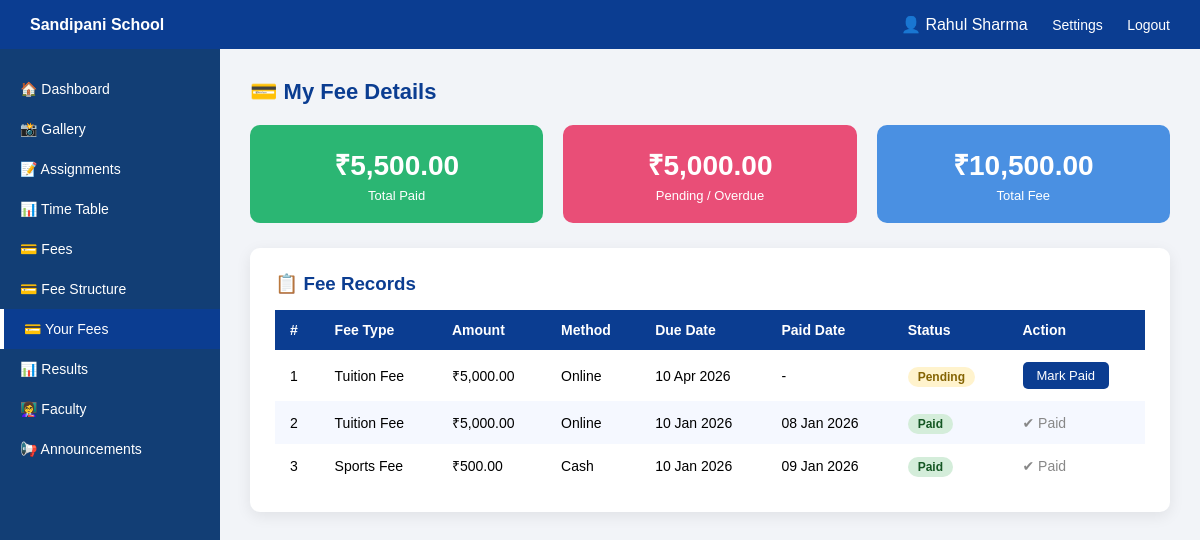
Screenshot of /fees1.php (signed in) with the database file from the repository.
### tables this page shows
CREATE TABLE IF NOT EXISTS fees (
    id              INT AUTO_INCREMENT PRIMARY KEY,
    student_id      INT NOT NULL,
    amount          DECIMAL(10,2) NOT NULL,
    fee_type        VARCHAR(100) DEFAULT 'Tuition Fee',
    payment_method  VARCHAR(50)  DEFAULT 'Cash',
    status          ENUM('Paid','Pending','Overdue') DEFAULT 'Pending',
    due_date        DATE,
    paid_date       DATE,
    FOREIGN KEY (student_id) REFERENCES users(id) ON DELETE CASCADE
);

### fees1.php (the view, shortened to what this page needs)
<?php
include "db.php";
$full_name  = $_SESSION['full_name'] ?? $_SESSION['user'];
$student_id = $_SESSION['user_id'];
$fees = $conn->query("SELECT * FROM fees WHERE student_id=$student_id ORDER BY due_date DESC");
$total_paid    = 0;
$total_pending = 0;
$fee_rows      = [];
while($f = $fees->fetch_assoc()){
    $fee_rows[] = $f;
    if($f['status'] == 'Paid') $total_paid += $f['amount'];
    else                        $total_pending += $f['amount'];
}
?>
<!DOCTYPE html>
<html lang="en">
<head>
</head>
<body>
<div class="topbar">
    <div><strong>Sandipani School</strong></div>
    <div class="top-links">
        <span>👤 <?php echo htmlspecialchars($full_name); ?></span>
        <a href="settings.php">Settings</a>
        <a href="logout.php">Logout</a>
    </div>
</div>
<div class="container">
    <div class="sidebar">
        <a href="dashboard.php">🏠 Dashboard</a>
        <a href="gallery-more.php">📸 Gallery</a>
        <a href="assignments.php">📝 Assignments</a>
        <a href="timetable.php">📊 Time Table</a>
        <a href="fee.php">💳 Fees</a>
        <a href="fees.php">💳 Fee Structure</a>
        <a href="fees1.php" class="active">💳 Your Fees</a>
        <a href="result.php">📊 Results</a>
        <a href="faculty.php">👩‍🏫 Faculty</a>
        <a href="announcement.php">📢 Announcements</a>
    </div>
    <div class="main">
        <div class="page-title">💳 My Fee Details</div>
        <div class="summary-cards">
            <div class="scard sc1">
                <h3>₹<?php echo number_format($total_paid, 2); ?></h3>
                <p>Total Paid</p>
            </div>
            <div class="scard sc2">
                <h3>₹<?php echo number_format($total_pending, 2); ?></h3>
                <p>Pending / Overdue</p>
            </div>
            <div class="scard sc3">
                <h3>₹<?php echo number_format($total_paid + $total_pending, 2); ?></h3>
                <p>Total Fee</p>
            </div>
        </div>
        <div class="card">
            <h3 style="margin-bottom:15px;color:#0b3d91;">📋 Fee Records</h3>
            <?php if(!empty($fee_rows)): ?>
            <table>
                <thead>
                    <tr>
                        <th>#</th>
                        <th>Fee Type</th>
                        <th>Amount</th>
                        <th>Method</th>
                        <th>Due Date</th>
                        <th>Paid Date</th>
                        <th>Status</th>
                        <th>Action</th>
                    </tr>
                </thead>
                <tbody>
                <?php foreach($fee_rows as $i => $f): ?>
                    <tr>
                        <td><?php echo $i+1; ?></td>
                        <td><?php echo htmlspecialchars($f['fee_type']); ?></td>
                        <td>₹<?php echo number_format($f['amount'], 2); ?></td>
                        <td><?php echo htmlspecialchars($f['payment_method']); ?></td>
                        <td><?php echo $f['due_date'] ? date('d M Y', strtotime($f['due_date'])) : '-'; ?></td>
                        <td><?php echo $f['paid_date'] ? date('d M Y', strtotime($f['paid_date'])) : '-'; ?></td>
                        <td>
                            <span class="badge-<?php echo strtolower($f['status']); ?>">
                                <?php echo $f['status']; ?>
                            </span>
                        </td>
                        <td>
                            <?php if($f['status'] != 'Paid'): ?>
                            <form method="POST" style="display:inline;">
                                <button type="submit" class="pay-btn" onclick="return confirm('Mark as Paid?')">Mark Paid</button>
                            </form>
                            <?php else: ?>
                                <span style="color:#888;">✔ Paid</span>
                            <?php endif; ?>
                        </td>
                    </tr>
                <?php endforeach; ?>
                </tbody>
            </table>
            <?php else: ?>
                <div class="no-data">📭 No fee records found.</div>
            <?php endif; ?>
        </div>
    </div>
</div>
</body>
</html>

### fees1.php (style rules this page uses)
* { margin:0; padding:0; box-sizing:border-box; font-family:Arial,sans-serif; }
body { background:#f2f4f8; }
.topbar { background:#0b3d91; color:white; padding:15px 30px; display:flex; justify-content:space-between; align-items:center; }
.top-links a { color:white; text-decoration:none; margin-left:20px; font-size:14px; }
.container { display:flex; }
.sidebar { width:220px; background:#123e75; min-height:100vh; padding-top:20px; }
.sidebar a { display:block; color:white; text-decoration:none; padding:12px 20px; font-size:14px; transition:0.3s; }
.sidebar a.active { background:#0b3d91; border-left:4px solid #fff; }
.main { flex:1; padding:30px; }
.page-title { font-size:22px; color:#0b3d91; font-weight:bold; margin-bottom:20px; }
.summary-cards { display:flex; gap:20px; margin-bottom:25px; flex-wrap:wrap; }
.scard { flex:1; min-width:150px; padding:20px; border-radius:10px; text-align:center; color:white; }
.scard h3 { font-size:28px; }
.scard p { font-size:13px; margin-top:5px; }
.sc1 { background:#2bb673; }
.sc2 { background:#e94e77; }
.sc3 { background:#4a90e2; }
.card { background:white; padding:25px; border-radius:10px; box-shadow:0 4px 15px rgba(0,0,0,0.08); }
table { width:100%; border-collapse:collapse; }
thead { background:#0b3d91; color:white; }
th, td { padding:12px 15px; text-align:left; font-size:14px; }
tr:nth-child(even) { background:#f5f8ff; }
.badge-paid { background:#d4edda; color:#155724; padding:3px 10px; border-radius:10px; font-size:12px; font-weight:bold; }
.badge-pending { background:#fff3cd; color:#856404; padding:3px 10px; border-radius:10px; font-size:12px; font-weight:bold; }
.pay-btn { background:#0b3d91; color:white; border:none; padding:6px 14px; border-radius:5px; cursor:pointer; font-size:13px; }

### rows the page displays
fees: fee_type "Tuition Fee", amount "5,000.00", payment_method "Online", due_date "10 Apr 2026", status "Pending"
fees: fee_type "Tuition Fee", amount "5,000.00", payment_method "Online", due_date "10 Jan 2026", paid_date "08 Jan 2026", status "Paid", shows "✔ Paid"
fees: fee_type "Sports Fee", amount "500.00", payment_method "Cash", due_date "10 Jan 2026", paid_date "09 Jan 2026", status "Paid", shows "✔ Paid"

### other values shown
$full_name "Rahul Sharma"
$total_paid "5,500.00"
$total_pending "5,000.00"
$total_paid + $total_pending "10,500.00"
